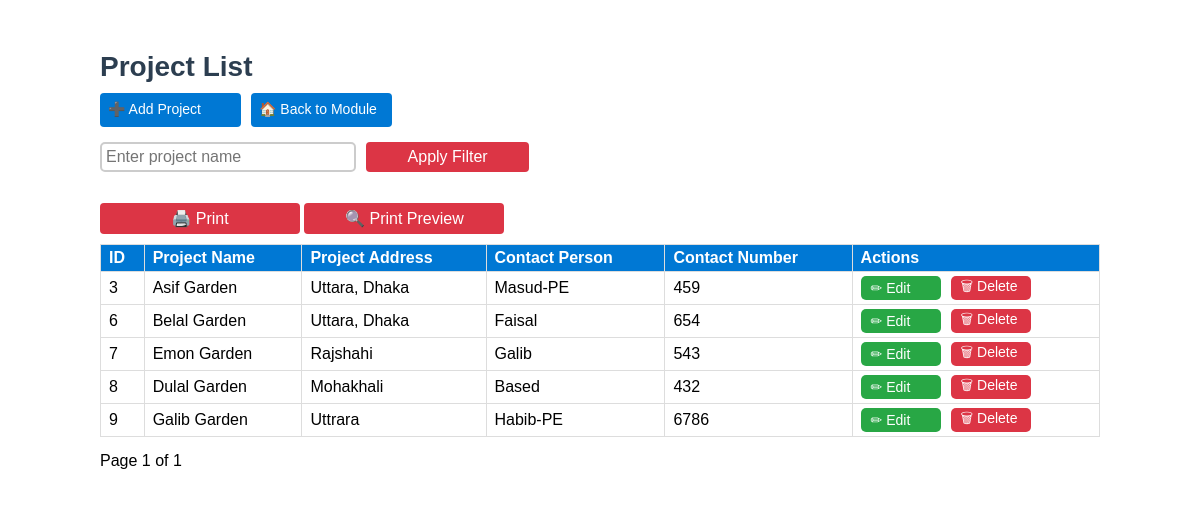
/construction-department/project/, run on the app's committed database.
### project/models.py (models this page shows, shortened)
class Project(models.Model):
    id = models.AutoField(primary_key=True)  # Auto-incrementing ID
    name_of_project = models.CharField(max_length=255)  # Project name
    project_address = models.CharField(max_length=500)  # Project address as CharField
    contact_person_name = models.CharField(max_length=255)  # Name of contact person
    contact_person_number = models.CharField(max_length=20)  # Contact number of contact person

### project/views.py (the view)
# urls.py: path("", project_list, name="project_list"),  # Display project list with filtering and pagination
def project_list(request):
    query = request.GET.get("q", "")  # Defaults to empty if no query string
    projects = Project.objects.all().order_by("id")  # Changed from "-id" to "id"
    if query:
        projects = projects.filter(name_of_project__icontains=query)
    paginator = Paginator(projects, 10)
    page_number = request.GET.get("page")
    try:
        projects_page = paginator.get_page(page_number)
    except (PageNotAnInteger, EmptyPage):
        projects_page = paginator.get_page(1)
    return render(request, "project/project_list.html", {
        "projects": projects_page,
        "query": query
    })

### project/templates/project/project_list.html (shortened to what this page needs)
{% block content %}
<div class="form-container">
    <h2>Project List</h2>
    <div class="nav-buttons">
        <a href="{% url 'project_create' %}" class="nav-button">➕ Add Project</a>
        <a href="{% url 'construction_department' %}" class="nav-button">🏠 Back to Module</a>
    </div>
    <div class="filter-container">
        <form method="get" style="display: flex; gap: 10px;">
            <input type="text" name="q" value="{{ query }}" class="filter-box" placeholder="Enter project name">
            <button type="submit" class="apply-button">Apply Filter</button>
        </form>
    </div>
    <div style="margin-bottom: 10px;">
        <button class="apply-button" onclick="printData()">🖨️ Print</button>
        <button class="apply-button" onclick="printPreview()">🔍 Print Preview</button>
    </div>
    <div id="print-section">
        <table>
            <thead>
                <tr>
                    <th>ID</th>
                    <th>Project Name</th>
                    <th>Project Address</th>
                    <th>Contact Person</th>
                    <th>Contact Number</th>
                    <th>Actions</th>
                </tr>
            </thead>
            <tbody>
                {% for project in projects %}
                <tr>
                    <td>{{ project.id }}</td>
                    <td>{{ project.name_of_project }}</td>
                    <td>{{ project.project_address }}</td>
                    <td>{{ project.contact_person_name }}</td>
                    <td>{{ project.contact_person_number }}</td>
                    <td>
                        <div class="action-buttons">
                            <a href="{% url 'project_edit' project.id %}" class="action-button edit">✏ Edit</a>
                            <a href="{% url 'project_delete' project.id %}" class="action-button delete" onclick="return confirm('Are you sure you want to delete this project?');">🗑 Delete</a>
                        </div>
                    </td>
                </tr>
                {% empty %}
                <tr>
                    <td colspan="6" class="text-center">No projects found</td>
                </tr>
                {% endfor %}
            </tbody>
        </table>
    </div>
    <div class="pagination">
        <span>Page {{ projects.number }} of {{ projects.paginator.num_pages }}</span>
    </div>
</div>
{% endblock %}

### project/templates/project/project_list.html (style rules this page uses)
.form-container { max-width: 1000px; margin: 0 auto; padding: 20px; background: white; border-radius: 5px; box-shadow: none; }
body, th, td, input, a, .nav-button, .filter-box, .apply-button, .action-button { font-family: "Trebuchet MS", sans-serif; }
h2 { text-align: left; color: #2c3e50; margin-bottom: 10px; font-size: 28px; }
table { width: 100%; border-collapse: collapse; margin-top: 10px; }
th, td { border: 1px solid #ddd; padding: 4px 8px; text-align: left; height: 18px; }
th { background-color: #0078D4; color: white; }
.nav-buttons { display: flex; gap: 10px; margin-bottom: 15px; }
.nav-button { background: #0078D4; color: white; padding: 8px; border-radius: 4px; text-decoration: none; width: 125px; height: 18px; font-size: 14px; }
.filter-container { display: flex; gap: 10px; margin-bottom: 15px; }
.filter-box { width: 75%; padding: 4px; font-size: 16px; border-radius: 5px; border: 2px solid #ccc; }
.apply-button { width: 200px; background: #dc3545; color: white; padding: 6px 12px; border-radius: 4px; font-size: 16px; border: none; cursor: pointer; }
.action-buttons { display: flex; gap: 10px; align-items: center; }
.action-button { width: 60px; height: 4px; padding: 10px; display: flex; align-items: center; justify-content: left; text-decoration: none; font-size: 14px; border-radius: 5px; }
.action-button.edit { background: #28a745; color: white; }
.action-button.delete { background: #dc3545; color: white; }
.pagination { margin-top: 15px; }

### data on the page
Project: id "3", name_of_project "Asif Garden", project_address "Uttara, Dhaka", contact_person_name "Masud-PE", contact_person_number "459"
Project: id "6", name_of_project "Belal Garden", project_address "Uttara, Dhaka", contact_person_name "Faisal", contact_person_number "654"
Project: id "7", name_of_project "Emon Garden", project_address "Rajshahi", contact_person_name "Galib", contact_person_number "543"
Project: id "8", name_of_project "Dulal Garden", project_address "Mohakhali", contact_person_name "Based", contact_person_number "432"
Project: id "9", name_of_project "Galib Garden", project_address "Uttrara", contact_person_name "Habib-PE", contact_person_number "6786"

### other printed values
{{ projects.number }} "1"
{{ projects.paginator.num_pages }} "1"
